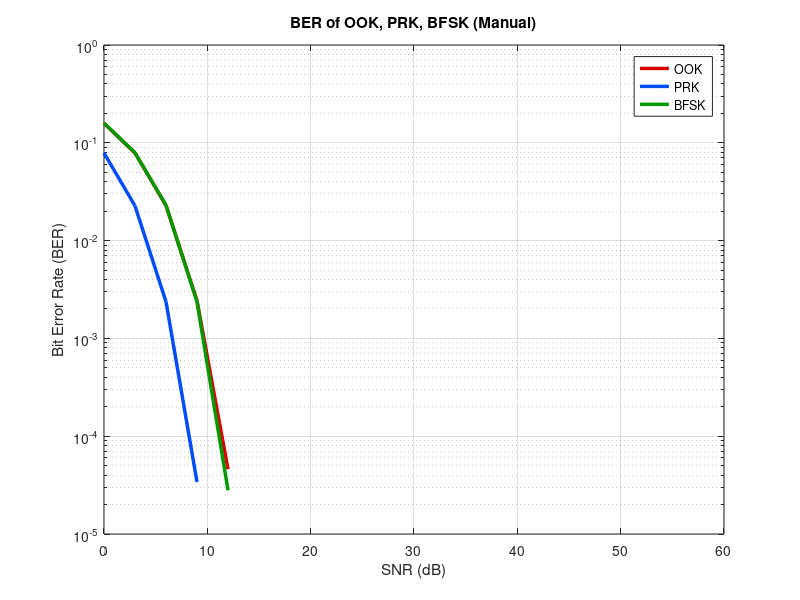

Here is the MATLAB script that generated this plot: (Note: this script raises an error after producing the figure.)
clc; clear;

%% Parameters
numBits = 1e6;                          % Total number of bits to transmit
SNR_dB_range = 0:3:60;                  % SNR values in dB
SNR_linear = 10.^(SNR_dB_range/10);    % Convert SNR from dB to linear scale

% Initialize BER arrays
ber_OOK_manual = [];
ber_PRK_manual = [];
ber_BFSK_manual = [];

%% Generate random binary data
bitStream = randi([0 1], 1, numBits);

%% Manual Modulation

% On-Off Keying (OOK): 0 -> 0, 1 -> 1
signal_OOK = bitStream;

% Phase Reversal Keying (PRK): 0 -> -1, 1 -> +1
signal_PRK = 2 * bitStream - 1;

% Binary Frequency Shift Keying (BFSK): 0 -> 1, 1 -> 1i (orthogonal)
signal_BFSK = ones(1, numBits);
signal_BFSK(bitStream == 1) = 1i;

%% Loop over all SNR values 
snr_idx = 1;
while snr_idx <= length(SNR_linear)
    snr_val = SNR_linear(snr_idx);

    % --- OOK ---
    power_OOK = mean(signal_OOK.^2);
    noisePower = power_OOK / snr_val;
    noise = sqrt(noisePower/2) * randn(1, numBits);
    received_OOK = signal_OOK + noise;
    decided_OOK = received_OOK > 0.5;
    ber = sum(decided_OOK ~= bitStream) / numBits;
    ber_OOK_manual = [ber_OOK_manual ber];

    % --- PRK ---
    power_PRK = mean(signal_PRK.^2);
    noisePower = power_PRK / snr_val;
    noise = sqrt(noisePower/2) * randn(1, numBits);
    received_PRK = signal_PRK + noise;
    decided_PRK = received_PRK > 0;
    ber = sum(decided_PRK ~= bitStream) / numBits;
    ber_PRK_manual = [ber_PRK_manual ber];

    % --- BFSK ---
    power_BFSK = mean(abs(signal_BFSK).^2);
    noisePower = power_BFSK / snr_val;
    noise = sqrt(noisePower/2) * (randn(1, numBits) + 1i * randn(1, numBits));
    received_BFSK = signal_BFSK + noise;
    decided_BFSK = imag(received_BFSK) > real(received_BFSK);
    ber = sum(decided_BFSK ~= bitStream) / numBits;
    ber_BFSK_manual = [ber_BFSK_manual ber];

    % Move to next SNR value
    snr_idx = snr_idx + 1;
end

%% Plot BER for manual modulations 
figure;
semilogy(SNR_dB_range, ber_OOK_manual, '-', 'Color', [0.85 0 0], 'LineWidth', 2.5); hold on;
semilogy(SNR_dB_range, ber_PRK_manual, '-', 'Color', [0 0.3 1], 'LineWidth', 2.5);
semilogy(SNR_dB_range, ber_BFSK_manual, '-', 'Color', [0 0.6 0], 'LineWidth', 2.5);
xlabel('SNR (dB)');
ylabel('Bit Error Rate (BER)');
title('BER of OOK, PRK, BFSK (Manual)');
legend('OOK', 'PRK', 'BFSK');
grid on;

%% Built-in MATLAB Verification
ber_OOK_builtin = [];
ber_PRK_builtin = [];
ber_BFSK_builtin = [];
M_bfsk = 2;

snr_idx = 1;
while snr_idx <= length(SNR_dB_range)
    snr_dB = SNR_dB_range(snr_idx);

    % --- OOK ---
    mod_OOK = pammod(bitStream, 2);  % Maps 0 → 0, 1 → 1
    rx_OOK = awgn(mod_OOK, snr_dB, 'measured');
    demod_OOK = pamdemod(rx_OOK, 2);
    ber = sum(demod_OOK ~= bitStream) / numBits;
    ber_OOK_builtin = [ber_OOK_builtin ber];

    % --- PRK ---
    mod_PRK = pammod(bitStream, 2, 0, 'gray');
    mod_PRK = 2 * mod_PRK - 1;  % Scale to [-1, +1]
    rx_PRK = awgn(mod_PRK, snr_dB, 'measured');
    demod_PRK = double(rx_PRK > 0);
    ber = sum(demod_PRK ~= bitStream) / numBits;
    ber_PRK_builtin = [ber_PRK_builtin ber];

    % --- BFSK ---
    mod_BFSK = fskmod(bitStream, M_bfsk, 1, 100, 1e3);
    rx_BFSK = awgn(mod_BFSK, snr_dB, 'measured');
    demod_BFSK = fskdemod(rx_BFSK, M_bfsk, 1, 100, 1e3);
    ber = sum(demod_BFSK ~= bitStream) / numBits;
    ber_BFSK_builtin = [ber_BFSK_builtin ber];

    % Move to the next SNR value
    snr_idx = snr_idx + 1;
end

% Add to plot
semilogy(SNR_dB_range, ber_OOK_builtin, 'r--', 'LineWidth', 1.2);
semilogy(SNR_dB_range, ber_PRK_builtin, 'b--', 'LineWidth', 1.2);
semilogy(SNR_dB_range, ber_BFSK_builtin, 'g--', 'LineWidth', 1.2);
legend('OOK (manual)', 'PRK (manual)', 'BFSK (manual)', ...
       'OOK (built-in)', 'PRK (built-in)', 'BFSK (built-in)');

%% Part II: M-ASK Simulation for M = 2, 4, 8
M_values = [2 4 8];
ber_MASK_all = cell(1, length(M_values));
spacing = 2;

for idx = 1:length(M_values)
    M = M_values(idx);
    bitsPerSymbol = log2(M);
    numBits_adj = floor(numBits / bitsPerSymbol) * bitsPerSymbol;
    bits = randi([0 1], 1, numBits_adj);

    % Reshape into symbols
    bitMatrix = reshape(bits, bitsPerSymbol, []).';
    symbolIndices = bi2de(bitMatrix, 'left-msb');

    % Define symbol levels
    levels = ((0:M-1) - (M-1)/2) * spacing;
    symbols = levels(symbolIndices + 1);

    % BER vector for this M
    ber_vec = [];

    for snr_val = SNR_linear
        P = mean(symbols.^2);
        N0 = P / snr_val;
        noise = sqrt(N0/2) * randn(1, length(symbols));
        rx = symbols + noise;

        % Detection
        estimatedSymbols = zeros(1, length(rx));
        for k = 1:length(rx)
            [~, estimatedSymbols(k)] = min(abs(rx(k) - levels));
        end

        % Decode bits
        decodedBits = de2bi(estimatedSymbols - 1, bitsPerSymbol, 'left-msb');
        decodedBits = reshape(decodedBits.', 1, []);
        ber = sum(decodedBits ~= bits) / numBits_adj;
        ber_vec = [ber_vec ber];
    end

    ber_MASK_all{idx} = ber_vec;
end

%% Plot M-ASK BER curves 
figure;
semilogy(SNR_dB_range, ber_MASK_all{1}, '-o', 'Color', [0 0 0.8], 'LineWidth', 2.5); hold on;
semilogy(SNR_dB_range, ber_MASK_all{2}, '-s', 'Color', [0.9 0 0], 'LineWidth', 2.5);
semilogy(SNR_dB_range, ber_MASK_all{3}, '-^', 'Color', [0 0.6 0], 'LineWidth', 2.5);

xlabel('SNR (dB)');
ylabel('Bit Error Rate (BER)');
title('BER of M-ASK (M=2,4,8)');
legend('2-ASK', '4-ASK', '8-ASK');
grid on;

%% Part III: BPSK, QPSK, 4QAM Simulation
spacing = 2;
ber_BPSK = [];
ber_QPSK = [];
ber_QAM4 = [];

% --- BPSK ---
bits = randi([0 1], 1, numBits);
tx_BPSK = (2 * bits - 1) * (spacing/2);

for snr_val = SNR_linear
    P = mean(tx_BPSK.^2);
    N0 = P / snr_val;
    noise = sqrt(N0/2) * randn(1, length(tx_BPSK));
    rx = tx_BPSK + noise;
    decisions = double(rx > 0);
    ber = sum(decisions ~= bits) / numBits;
    ber_BPSK = [ber_BPSK ber];
end

% --- QPSK ---
bits = randi([0 1], 1, numBits);
I_bits = 2 * bits(1:2:end) - 1;
Q_bits = 2 * bits(2:2:end) - 1;
tx_QPSK = (I_bits + 1i * Q_bits) * (spacing/2) / sqrt(2);

for snr_val = SNR_linear
    P = mean(abs(tx_QPSK).^2);
    N0 = P / snr_val;
    noise = sqrt(N0/2) * (randn(1, length(tx_QPSK)) + 1i * randn(1, length(tx_QPSK)));
    rx = tx_QPSK + noise;
    dec_I = double(real(rx) > 0);
    dec_Q = double(imag(rx) > 0);
    estimatedBits = zeros(1, numBits);
    estimatedBits(1:2:end) = dec_I;
    estimatedBits(2:2:end) = dec_Q;
    ber = sum(estimatedBits ~= bits) / numBits;
    ber_QPSK = [ber_QPSK ber];
end

% --- 4QAM (Gray-mapped) ---
bits = randi([0 1], 1, numBits);
bitPairs = reshape(bits, 2, []).';
symbolIndices = bi2de(bitPairs, 'left-msb');
constellation = [ -1-1i, -1+1i, 1+1i, 1-1i ] * (spacing/2) / sqrt(2);
tx_QAM4 = constellation(symbolIndices + 1);

for snr_val = SNR_linear
    P = mean(abs(tx_QAM4).^2);
    N0 = P / snr_val;
    noise = sqrt(N0/2) * (randn(1, length(tx_QAM4)) + 1i * randn(1, length(tx_QAM4)));
    rx = tx_QAM4 + noise;

    % Detection
    estimatedSymbols = zeros(1, length(rx));
    for k = 1:length(rx)
        [~, estimatedSymbols(k)] = min(abs(rx(k) - constellation));
    end

    % Convert to bits
    decodedBits = de2bi(estimatedSymbols - 1, 2, 'left-msb');
    decodedBits = reshape(decodedBits.', 1, []);
    ber = sum(decodedBits ~= bits) / numBits;
    ber_QAM4 = [ber_QAM4 ber];
end

%% Final Plot: BPSK vs QPSK vs 4QAM vs 4ASK
figure;
semilogy(SNR_dB_range, ber_BPSK, 'b-o', 'LineWidth', 1.5); hold on;
semilogy(SNR_dB_range, ber_QPSK, 'r-s', 'LineWidth', 1.5);
semilogy(SNR_dB_range, ber_QAM4, 'g-^', 'LineWidth', 1.5);
semilogy(SNR_dB_range, ber_MASK_all{2}, 'k--d', 'LineWidth', 1.5); % 4ASK

xlabel('SNR (dB)');
ylabel('Bit Error Rate (BER)');
title('BER: BPSK vs QPSK vs 4QAM vs 4ASK');
legend('BPSK', 'QPSK', '4QAM', '4ASK');
grid on;
